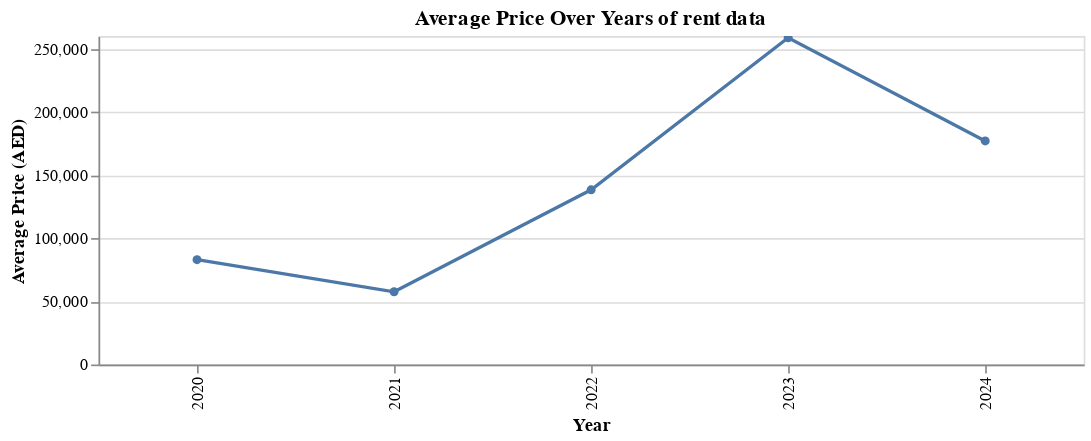

Write notebook code for a chart like this one.
### Code cell
#goup data by year and calculate average price
yearly_data = df_r_eda.groupby('year', as_index=False)['price'].mean()

# Create a line chart for average price over years
line_yearly_price = alt.Chart(yearly_data).mark_line(point=True).encode(
    x=alt.X('year:O', title='Year'),
    y=alt.Y('price:Q', title='Average Price (AED)'),
    tooltip=['year', 'price']
).properties(
    width=600,
    height=200,
    title='Average Price Over Years of rent data'
).interactive()

line_yearly_price

### Figure 1 — Vega-Lite specification as saved in the notebook (floating-point values rounded to 4 significant figures)
{"config": {"view": {"continuousWidth": 300, "continuousHeight": 300}}, "data": {"name": "data-fa6e1ec3c8bef26c01a708448f036d0d"}, "mark": {"type": "line", "point": true}, "encoding": {"tooltip": [{"field": "year", "type": "quantitative"}, {"field": "price", "type": "quantitative"}], "x": {"field": "year", "title": "Year", "type": "ordinal"}, "y": {"field": "price", "title": "Average Price (AED)", "type": "quantitative"}}, "height": 200, "params": [{"name": "param_13", "select": {"type": "interval", "encodings": ["x", "y"]}, "bind": "scales"}], "title": "Average Price Over Years of rent data", "width": 600, "$schema": "https://vega.github.io/schema/vega-lite/v5.20.1.json", "datasets": {"data-fa6e1ec3c8bef26c01a708448f036d0d": [{"year": 2020, "price": 83000.0}, {"year": 2021, "price": 57620.0}, {"year": 2022, "price": 138300.0}, {"year": 2023, "price": 258700.0}, {"year": 2024, "price": 177000.0}]}}
